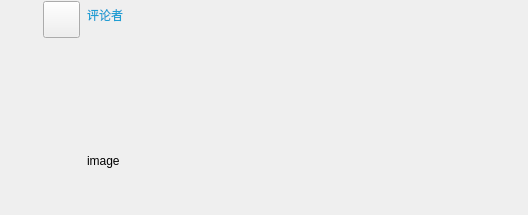
<?xml version="1.0" encoding="UTF-8"?>
<ui version="4.0">
 <class>CommentItemWidget</class>
 <widget class="QWidget" name="CommentItemWidget">
  <property name="geometry">
   <rect>
    <x>0</x>
    <y>0</y>
    <width>528</width>
    <height>215</height>
   </rect>
  </property>
  <property name="windowTitle">
   <string>Form</string>
  </property>
  <layout class="QVBoxLayout" name="verticalLayout">
   <property name="spacing">
    <number>0</number>
   </property>
   <property name="leftMargin">
    <number>6</number>
   </property>
   <property name="topMargin">
    <number>0</number>
   </property>
   <property name="rightMargin">
    <number>0</number>
   </property>
   <property name="bottomMargin">
    <number>0</number>
   </property>
   <item>
    <widget class="QWidget" name="commentItemWidget" native="true">
     <layout class="QHBoxLayout" name="horizontalLayout_2">
      <property name="spacing">
       <number>13</number>
      </property>
      <property name="leftMargin">
       <number>1</number>
      </property>
      <property name="topMargin">
       <number>1</number>
      </property>
      <property name="rightMargin">
       <number>1</number>
      </property>
      <property name="bottomMargin">
       <number>1</number>
      </property>
      <item alignment="Qt::AlignmentFlag::AlignTop">
       <widget class="QLabel" name="commentIconLabel">
        <property name="minimumSize">
         <size>
          <width>23</width>
          <height>23</height>
         </size>
        </property>
        <property name="maximumSize">
         <size>
          <width>23</width>
          <height>23</height>
         </size>
        </property>
        <property name="text">
         <string/>
        </property>
        <property name="scaledContents">
         <bool>true</bool>
        </property>
       </widget>
      </item>
      <item>
       <layout class="QHBoxLayout" name="horizontalLayout">
        <property name="spacing">
         <number>7</number>
        </property>
        <item alignment="Qt::AlignmentFlag::AlignTop">
         <widget class="AvatarButton" name="commentAvatarButton">
          <property name="enabled">
           <bool>true</bool>
          </property>
          <property name="minimumSize">
           <size>
            <width>37</width>
            <height>37</height>
           </size>
          </property>
          <property name="maximumSize">
           <size>
            <width>37</width>
            <height>37</height>
           </size>
          </property>
          <property name="text">
           <string/>
          </property>
          <property name="iconSize">
           <size>
            <width>40</width>
            <height>40</height>
           </size>
          </property>
         </widget>
        </item>
        <item>
         <widget class="QWidget" name="commentTextwidget" native="true">
          <layout class="QVBoxLayout" name="verticalLayout_6">
           <property name="spacing">
            <number>0</number>
           </property>
           <property name="leftMargin">
            <number>0</number>
           </property>
           <property name="topMargin">
            <number>0</number>
           </property>
           <property name="rightMargin">
            <number>0</number>
           </property>
           <property name="bottomMargin">
            <number>0</number>
           </property>
           <item alignment="Qt::AlignmentFlag::AlignLeft">
            <widget class="AvatarButton" name="userNameButton">
             <property name="minimumSize">
              <size>
               <width>0</width>
               <height>27</height>
              </size>
             </property>
             <property name="maximumSize">
              <size>
               <width>16777215</width>
               <height>27</height>
              </size>
             </property>
             <property name="styleSheet">
              <string notr="true">            QPushButton {
                background: transparent;  /* 背景完全透明 */
                border: none;             /* 去掉所有边框 */
                color: white;             /* 文字颜色，可自定义（如#333333） */
	font: 16px &quot;微软雅黑&quot;;
	color: rgb(31, 158, 211);
            }
</string>
             </property>
             <property name="text">
              <string>评论者</string>
             </property>
            </widget>
           </item>
           <item>
            <widget class="ExpandableTextEdit" name="commentText" native="true"/>
           </item>
           <item alignment="Qt::AlignmentFlag::AlignTop">
            <widget class="ImgLabel" name="imgLabel">
             <property name="minimumSize">
              <size>
               <width>80</width>
               <height>80</height>
              </size>
             </property>
             <property name="maximumSize">
              <size>
               <width>80</width>
               <height>80</height>
              </size>
             </property>
             <property name="text">
              <string>image</string>
             </property>
            </widget>
           </item>
          </layout>
         </widget>
        </item>
       </layout>
      </item>
     </layout>
    </widget>
   </item>
  </layout>
 </widget>
 <customwidgets>
  <customwidget>
   <class>ImgLabel</class>
   <extends>QLabel</extends>
   <header>ImgLabel.h</header>
  </customwidget>
  <customwidget>
   <class>AvatarButton</class>
   <extends>QPushButton</extends>
   <header location="global">AvatarButton.h</header>
  </customwidget>
  <customwidget>
   <class>ExpandableTextEdit</class>
   <extends>QWidget</extends>
   <header location="global">ExpandableTextEdit.h</header>
   <container>1</container>
  </customwidget>
 </customwidgets>
 <resources/>
 <connections/>
</ui>
